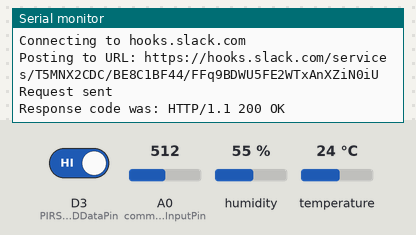
Recording of a sketch running on a simulated ESP8266 (NodeMCU). On the bench: the last lines printed to the serial monitor. Inputs (shaded band) come from the test bench; at power-on: humidity 55 %, A0 (commonAnalogInputPin) = 512, D3 (PIRSensorDDataPin) HIGH, temperature 24 °C. WiFi joins after 1.5 s; servers stay silent unless stated; uploads are accepted with an empty reply.

Above: at 2.7 s.
2.8 s: humidity set to 22 %
At 7.52 s:
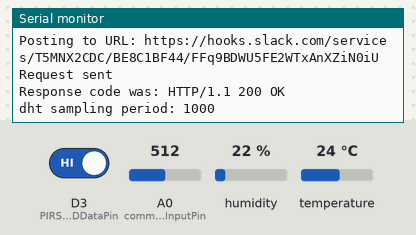
9.3 s: A0 (commonAnalogInputPin) set to 390
At 13.73 s:
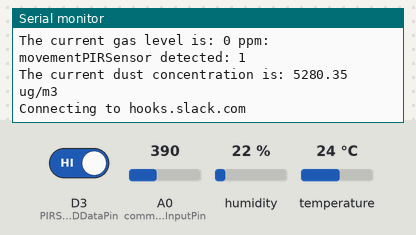
15.8 s: D3 (PIRSensorDDataPin) driven LOW
22.3 s: temperature set to 12 °C
At 25.33 s:
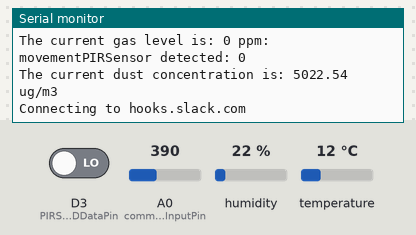
28.8 s: A0 (commonAnalogInputPin) set to 410
At 31.13 s:
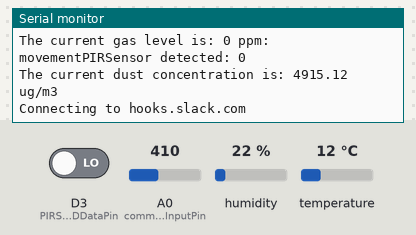
35.3 s: humidity set to 40 %
At 36.92 s:
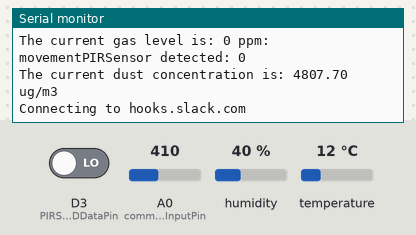
Timing chart, 0 to 38.4 s (numbered marks = the images above; inputs shaded):
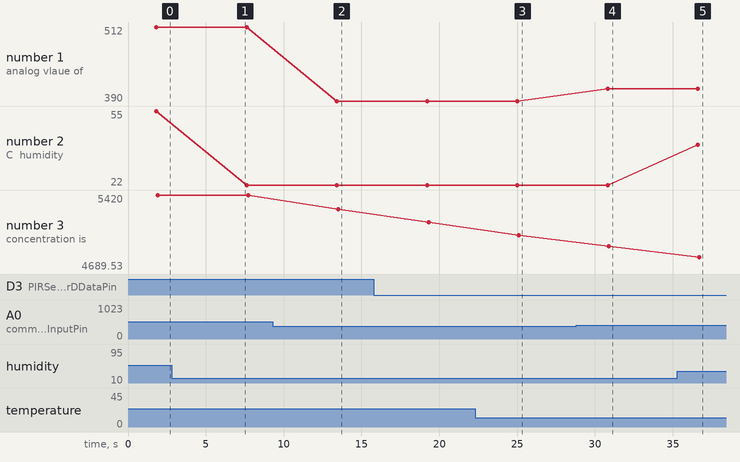

The sketch:

IoTDustSlack.ino
```cpp
#include <ESP8266WiFi.h>
#include <DHTesp.h>


// Dust monitor settings
#define        COV_RATIO                       0.2            //ug/mmm / mv
#define        NO_DUST_VOLTAGE                 400            //mv
#define        SYS_VOLTAGE                     5000


#define POST_TIME_MS 5000


//MQ-2 Sensor threshold
int sensorThres = 400;

// IoT settings
const char* ssid = "Hackland";
const char* password = "hackland1";

const char* host = "api.pushingbox.com";

// SLACK
const String slack_hook_url = "https://hooks.slack.com/services/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";
const String slack_icon_url = "https://visualpharm.com/assets/218/Small%20Robot-595b40b85ba036ed117dc489.svg";
const String slack_message = "test_message";
const String slack_username = "Air quality IoT device";


// I/O define
//Power pins
const int dustSensorPowerPin = D7; //drive the led of dust sensor
//const int pirSensorPowerPin = D1; //PIR sensor Power
//const int gasSensorPowerPin = D4; //Gas sensor Power
//const int microphnePowerPin = D4; //Microphone sensor Power

//read pins
const int PIRSensorDDataPin = D3; //PIR sensor
const int tempHumiditySensorDataPin = D1; //temp and humidity

// Common Analog in NB: 3 of the sensors are analog and need to be read one at a time with diodes to isolate the circuits from each other
const int commonAnalogInputPin = A0; //analog input


// status variable
float density, voltage, temperature, humidity;
int adcvalue, noiselevel, gaslevel;
bool movementPIRSensor = false;

static char outstr[15];
bool connected;

// DHT object variable
DHTesp dht;

/*
int filter(int m);
void readAnalogSensor(int digitalPinToPower);
void readMicrophone(int analogValue);
void readDustSensor(int analogValue);
void readMQ2GasSensor(int analogValue);
void readPIRSensor();
void readTempAndHumiditySensor();
int readAnalogSensor(int digitalPinToPower);
*/

//Posting functions
void printSensorValuesToConsole();
bool postMessageToSlack(String msg);
void connectToInternet();

void setup(void){

  // Initialise Serial
  Serial.begin(9600);  //send and receive at 9600 baud

  connectToInternet();

  // initialise the DHT
  dht.setup(tempHumiditySensorDataPin, DHTesp::DHT11);

  // Initialise outputs and modes
  pinMode(dustSensorPowerPin, OUTPUT);
  digitalWrite(dustSensorPowerPin, LOW);

  //pinMode(pirSensorPowerPin, OUTPUT);
  //digitalWrite(pirSensorPowerPin, LOW);

  //pinMode(gasSensorPowerPin, OUTPUT);
  //digitalWrite(gasSensorPowerPin, LOW);

}

void loop(void){
  connected = (WiFi.status() == WL_CONNECTED);

  // DHT
  //delay(dht.getMinimumSamplingPeriod());
  Serial.printf("dht sampling period: %d\n" ,dht.getMinimumSamplingPeriod());

  readTempAndHumiditySensor();

  // check movementPIRSensor
  readPIRSensor();

  //Microphone
  //readMicrophone(readAnalogSensor(microphnePowerPin));

  // read particle sensor
  readDustSensor(readAnalogSensor(dustSensorPowerPin));

   // read particle sensor
  //readMQ2GasSensor(readAnalogSensor(gasSensorPowerPin));

  // Debug sensor values to console
  printSensorValuesToConsole();

  //Serial.println("broadcast");
  String message = composePostMessage();
  //Serial.println("message");
  if(connected)
  {
    postMessageToSlack(message);
  }

  delay(POST_TIME_MS);
}

//filter for dust sensor values.
int filter(int m) {
  static int flag_first = 0, _buff[10], sum;
  const int _buff_max = 10;
  int i;

  if (flag_first == 0)
  {
    flag_first = 1;

    for (i = 0, sum = 0; i < _buff_max; i++)
    {
      _buff[i] = m;
      sum += _buff[i];
    }
    return m;
  }
  else
  {
    sum -= _buff[0];
    for (i = 0; i < (_buff_max - 1); i++)
    {
      _buff[i] = _buff[i + 1];
    }
    _buff[9] = m;
    sum += _buff[9];

    i = sum / 10.0;
    return i;
  }
}


void connectToInternet(){

  Serial.println("connectToInternet");

  Serial.print("Connecting to ");
  Serial.println(ssid);

  /* Explicitly set the ESP8266 to be a WiFi-client, otherwise, it by default,
     would try to act as both a client and an access-point and could cause
     network-issues with your other WiFi-devices on your WiFi-network. */
  WiFi.mode(WIFI_STA);
  WiFi.begin(ssid, password);

  while (WiFi.status() != WL_CONNECTED) {
    delay(500);
    Serial.print(".");
  }

  connected = true;

  Serial.println("");
  Serial.println("WiFi connected");
  Serial.println("IP address: ");
  Serial.println(WiFi.localIP());

}


bool postMessageToSlack(String msg)
{
  const char* host = "hooks.slack.com";
  Serial.print("Connecting to ");
  Serial.println(host);

  // Use WiFiClient class to create TCP connections
  WiFiClientSecure client;
  const int httpsPort = 443;
  if (!client.connect(host, httpsPort)) {
    Serial.println("Connection :-(");
    return false;
  }

  // We now create a URI for the request

  Serial.print("Posting to URL: ");
  Serial.println(slack_hook_url);

  String postData="payload={\"link_names\": 1, \"icon_url\": \"" + slack_icon_url + "\", \"username\": \"" + slack_username + "\", \"text\": \"" + msg + "\"}";

  // This will send the request to the server
  client.print(String("POST ") + slack_hook_url + " HTTP/1.1\r\n" +
               "Host: " + host + "\r\n" +
               "Content-Type: application/x-www-form-urlencoded\r\n" +
               "Connection: close" + "\r\n" +
               "Content-Length:" + postData.length() + "\r\n" +
               "\r\n" + postData);
  Serial.println("Request sent");
  String line = client.readStringUntil('\n');
  Serial.printf("Response code was: ");
  Serial.println(line);
  if (line.startsWith("HTTP/1.1 200 OK")) {
    return true;
  } else {
    return false;
  }
}

int readAnalogSensor(int digitalPinToPower){

  digitalWrite(digitalPinToPower,HIGH);
  delay(300); //TODO check delay on function

  int analogValue = analogRead(commonAnalogInputPin);

  digitalWrite(digitalPinToPower,LOW);

  //Degu
  Serial.printf("analog vlaue of: %d read on pin %d", analogValue, digitalPinToPower);

  return analogValue;

}

void readMicrophone(int analogValue){

  noiselevel = analogValue;

}

void readMQ2GasSensor(int analogValue){

  gaslevel = analogValue;
}

void readDustSensor(int analogValue){


  adcvalue = filter(analogValue);
  voltage = (SYS_VOLTAGE / 1024.0) * adcvalue * 11;// convert voltage (mv)

  // voltage to density
  if (voltage >= NO_DUST_VOLTAGE)
  {
    voltage -= NO_DUST_VOLTAGE;
    density = voltage * COV_RATIO;
  }
  else
    density = 0;


}

void readPIRSensor(){

  movementPIRSensor = digitalRead(PIRSensorDDataPin);

}
void readTempAndHumiditySensor(){
    // Read temp and humidity
  //int chk = DHT.read11(tempHumiditySensorDataPin);
  temperature = dht.getTemperature();
  humidity = dht.getHumidity();
}


// Print temp and humidity
void printSensorValuesToConsole(){
  Serial.println();

  Serial.print("The current temperature is: ");
  Serial.print(temperature, 1);
  Serial.print(" 'C, humidity: ");
  Serial.println(humidity, 1);

  // Print Gas
  //see https://components101.com/mq2-gas-sensor under procedure to measure ppm, you need to calibrate and calculate constants
  Serial.print("The current gas level is: ");
  Serial.print(gaslevel);
  Serial.print(" ppm: ");

  // Print movementPIRSensor
  Serial.print("movementPIRSensor detected: ");
  Serial.println(movementPIRSensor);


  // print result to console - post to internet
  Serial.print("The current dust concentration is: ");
  Serial.print(density);
  Serial.println(" ug/m3\n");
}

String composePostMessage(){
//Serial.println("composePostMessage");
  String message = "";

  message += F("movementPIRSensor detected: ");
  message += String(movementPIRSensor, 2);
  message += F("\n");

  message += F("The current dust concentration is: ");
  message += String(density, 6);
  message += F(" ug/m3\n");

  message += F("The temperature is: ");
  message += String(temperature, 1);
  message += F(" 'C\n");

  message += F("The humidity is: ");
  message += String(humidity, 1);
  message += F(" %\n");

  return message;
}
```

Measured:
- after the input at 9.3 s, the serial monitor: prints a new line after 4.1 s (image 2)
- after the input at 22.3 s, the serial monitor: prints a new line after 2.7 s (image 3)
- after the input at 28.8 s, the serial monitor: prints a new line after 2.0 s (image 4)
- after the input at 35.3 s, the serial monitor: prints a new line after 1.3 s (image 5)
- plotted number 1: 512 → 390 after the input at 9.3 s, 390 → 410 after the input at 28.8 s
- plotted number 2: 55 → 22 after the input at 2.8 s, 22 → 40 after the input at 35.3 s
- plotted number 3: 5420 → 5280.35 after the input at 9.3 s, 5022.54 → 4915.12 after the input at 28.8 s
